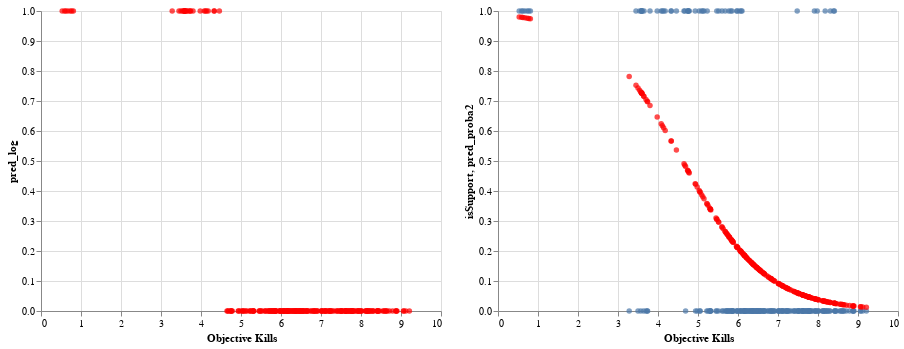

Notebook source saved alongside this figure:
### Markdown cell above
Shows prediction of who is a support and predicts based off of eliminations (c7) and shows logistic regression curve in relation c5 (c5+c8). Prediction curve shows a binary logistic regression curve which shows that supports majority of the time gets at least 8-14 eliminations.

### Code cell
c9|c6+c10

### Figure 1 — Vega-Lite specification as saved in the notebook (floating-point values rounded to 4 significant figures; data arrays with more than 128 entries replaced by an {"elided": "..."} marker saying what was removed)
{"config": {"view": {"continuousWidth": 400, "continuousHeight": 300}}, "hconcat": [{"mark": {"type": "circle", "color": "red"}, "encoding": {"x": {"field": "Objective Kills", "type": "quantitative"}, "y": {"field": "pred_log", "type": "quantitative"}}}, {"layer": [{"mark": "circle", "encoding": {"x": {"field": "Objective Kills", "type": "quantitative"}, "y": {"field": "isSupport", "type": "quantitative"}}}, {"mark": {"type": "circle", "color": "red"}, "encoding": {"x": {"field": "Objective Kills", "type": "quantitative"}, "y": {"field": "pred_proba2", "type": "quantitative"}}}]}], "data": {"name": "data-fe4e02e845445b6e1d01961f13300fd4"}, "$schema": "https://vega.github.io/schema/vega-lite/v4.17.0.json", "datasets": {"data-fe4e02e845445b6e1d01961f13300fd4": {"elided": "252 records"}}}
